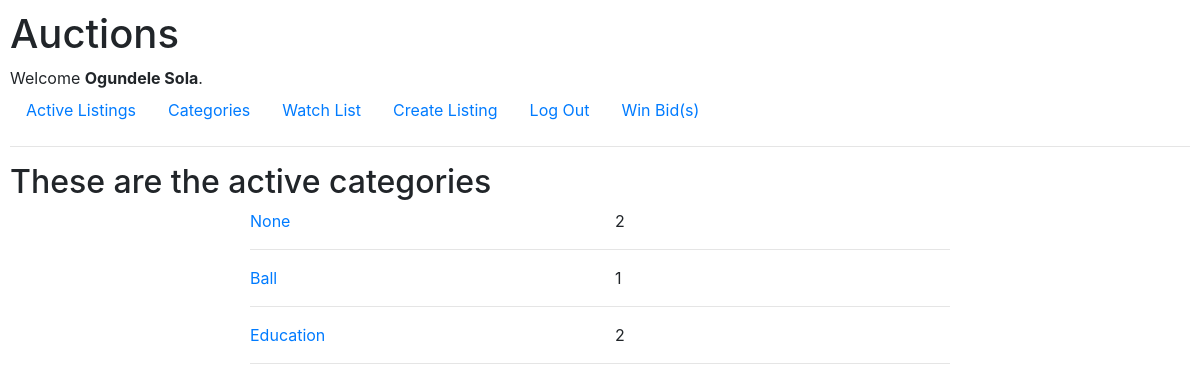
Page /categories (signed in) on the committed database.
### auctions/models.py (models this page shows, shortened)
class User(AbstractUser):
    pass

class Category(models.Model):
    category = models.CharField(max_length=20, unique=True)

### auctions/views.py (the view)
# urls.py: path("categories", views.categories, name="categories"),
def categories(request):
    categories = {item.category for item in Listing.objects.all()}
    categories = [(item, len(Listing.objects.filter(category = item))) for item in categories]
    pick = "These are the active categories" if (categories) else ""
    return render(request, "auctions/categories.html", {
        "categories": categories,
        "pick":pick
    })

### auctions/templates/auctions/categories.html (shortened to what this page needs)
{% extends "auctions/layout.html" %}
{% load static %}
{% block body %}
        <h2>{{pick}}</h2>
        <section class="main">
            {% for category, length in categories %}
                <div class="row">
                    <div class="col-sm"><a href="{% url 'category' category.category %}">{{category.category}}</a></div>
                    <div class="col-sm">{{length}}</div>
                </div>
                <hr>
            {% empty %}
                No Active Categories
            {% endfor %}
        </section>
{% endblock %}

### auctions/templates/auctions/layout.html (shortened to what this page needs)
{% load static %}
<!DOCTYPE html>
<html lang="en">
    <head>
        <link rel="stylesheet" href="https://stackpath.bootstrapcdn.com/bootstrap/4.4.1/css/bootstrap.min.css">
        <link href="{% static 'auctions/styles.css' %}" rel="stylesheet">
    </head>
    <body>
        <h1>Auctions</h1>
        <div>
            {% if user.is_authenticated %}
                Welcome <strong>{{ user.username }}</strong>.
            {% else %}
                Not signed in.
            {% endif %}
        </div>
        <ul class="nav">
            <li class="nav-item">
                <a class="nav-link" href="{% url 'index' %}">Active Listings</a>
            </li>
            <li class="nav-item">
                <a class="nav-link" href="{% url 'categories' %}">Categories</a>
            </li>
            {% if user.is_authenticated %}
                <li class="nav-item">
                    <a class="nav-link" href="{% url 'watch' %}">Watch List</a>
                </li>
                <li class="nav-item">
                    <a class="nav-link" href="{% url 'createList' %}">Create Listing</a>
                </li>
                <li class="nav-item">
                    <a class="nav-link" href="{% url 'logout' %}">Log Out</a>
                </li>
                <li class="nav-item">
                    <a class="nav-link" href="{% url 'won' %}">Win Bid(s)</a>
                </li>
            {% endif %}
        </ul>
        <hr>
        {% block body %}
        {% endblock %}
    </body>
</html>

### auctions/static/auctions/styles.css (style rules this page uses)
body { padding: 10px; }

### auctions/templates/auctions/categories.html (style rules this page uses)
.main { max-width: 700px; margin: 0px auto; }

### rows in the picture
User: username "Ogundele Sola"
Category: category "None", length "2"
Category: category "Ball", length "1"
Category: category "Education", length "2"

### other values in the picture
{{ pick }} "These are the active categories"
